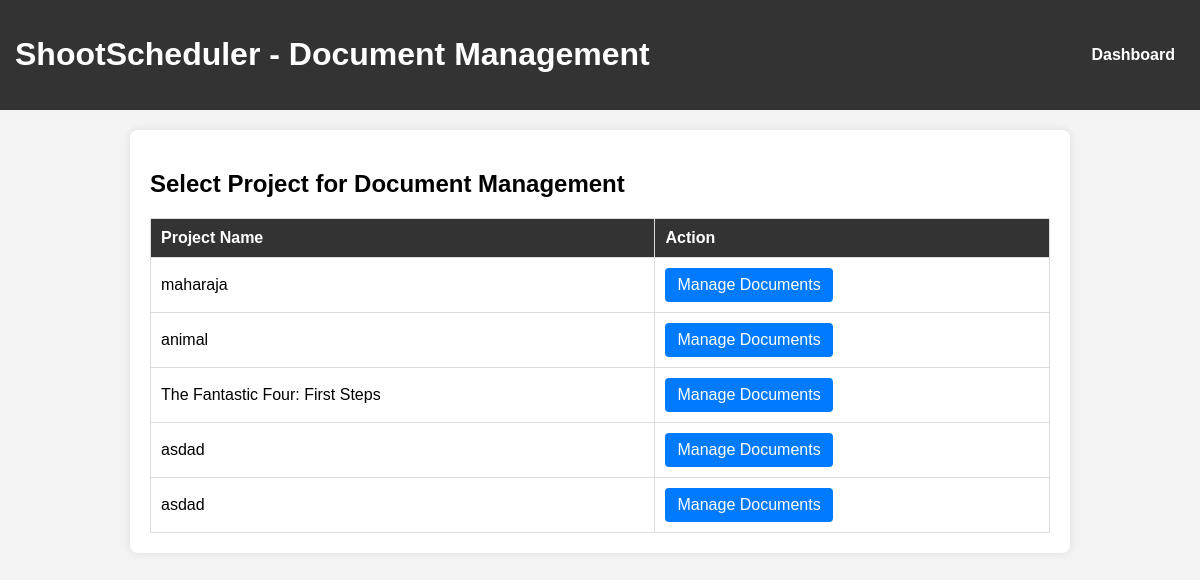
Screenshot of /pages/document-list.php (signed in) with the database file from the repository.
### tables this page shows
CREATE TABLE `projects` (
  `id` int NOT NULL,
  `project_name` varchar(255) DEFAULT NULL,
  `director_name` varchar(255) DEFAULT NULL,
  `budget` varchar(50) DEFAULT NULL,
  `project_status` varchar(50) DEFAULT NULL,
  `expected_release_date` date DEFAULT NULL,
  `created_by` int NOT NULL,
  `budget_unit` varchar(10) NOT NULL DEFAULT 'Lakh',
  `synopsis` text
);

### pages/document-list.php (the view, shortened to what this page needs)
<?php
include '../server/connection.php';
$user_id = $_SESSION['user_id'];
$projects_sql = "SELECT id, project_name FROM projects WHERE created_by = ?";
$projects_stmt = $conn->prepare($projects_sql);
$projects_stmt->bind_param("i", $user_id);
$projects_stmt->execute();
$projects_result = $projects_stmt->get_result();
?>
<!DOCTYPE html>
<html lang="en">
<head>
    <link rel="stylesheet" href="../css/project-list.css">
</head>
<body>
    <header>
        <h1>ShootScheduler - Document Management</h1>
        <nav>
            <a href="dashboard.php">Dashboard</a>
        </nav>
    </header>
    <main>
        <section class="project-list">
            <h2>Select Project for Document Management</h2>
            <?php if ($projects_result->num_rows > 0) { ?>
                <table>
                    <thead>
                        <tr>
                            <th>Project Name</th>
                            <th>Action</th>
                        </tr>
                    </thead>
                    <tbody>
                        <?php while ($project = $projects_result->fetch_assoc()) { ?>
                            <tr>
                                <td><?php echo htmlspecialchars($project['project_name']); ?></td>
                                <td>
                                    <a href="document-management.php?project_id=<?php echo $project['id']; ?>" class="view">Manage Documents</a>
                                </td>
                            </tr>
                        <?php } ?>
                    </tbody>
                </table>
            <?php } else { ?>
                <p>No projects found. <a href="add-project.php">Create a new project</a>.</p>
            <?php } ?>
        </section>
    </main>
</body>
</html>

### css/project-list.css (style rules this page uses)
body { font-family: Arial, sans-serif; margin: 0; padding: 0; background-color: #f4f4f4; }
header { background: #333; color: white; padding: 15px; display: flex; justify-content: space-between; align-items: center; }
nav a { color: white; text-decoration: none; margin: 0 10px; font-weight: bold; }
.project-list { max-width: 900px; margin: 20px auto; background: white; padding: 20px; border-radius: 8px; box-shadow: 0 0 10px rgba(0, 0, 0, 0.1); }
table { width: 100%; border-collapse: collapse; margin-top: 15px; }
table, th, td { border: 1px solid #ddd; }
th, td { padding: 10px; text-align: left; }
th { background: #333; color: white; }
.view { display: inline-block; padding: 8px 12px; background: #007bff; color: white; text-decoration: none; border-radius: 4px; }

### rows the page displays
projects: project_name "maharaja"
projects: project_name "animal"
projects: project_name "The Fantastic Four: First Steps"
projects: project_name "asdad"
projects: project_name "asdad"
